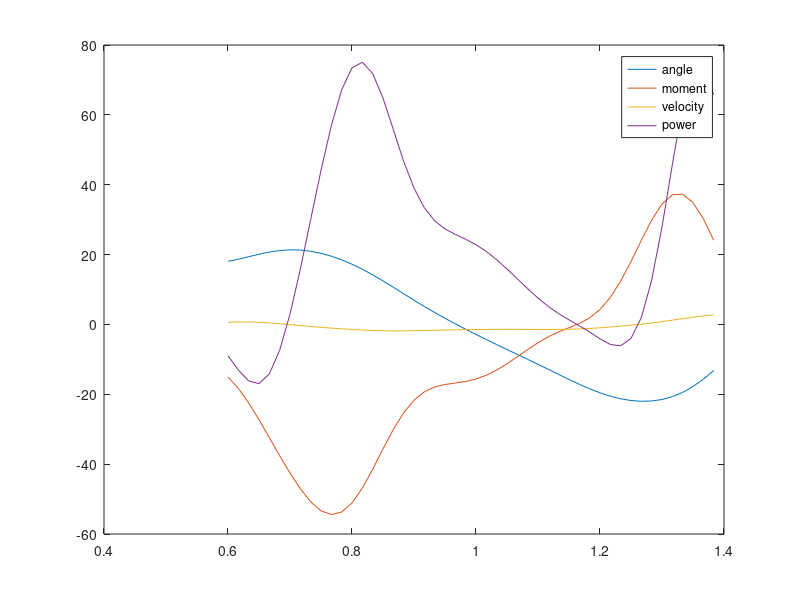
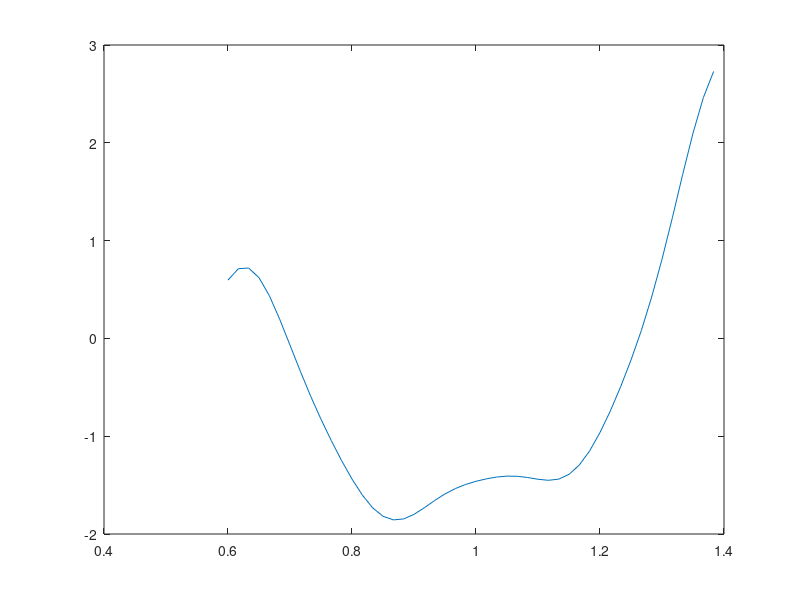
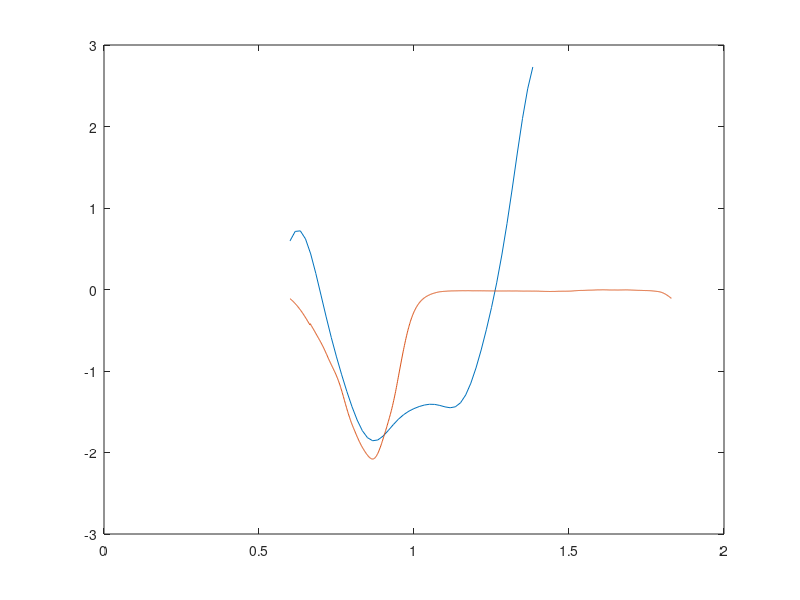

Source code (MATLAB) for these figures, in order:
data = load('DatStore.mat');

% Find approx joint angle derivatives
q_exp_temp = data.DatStore.q_exp;
dq_exp = diff(q_exp_temp);

% Lose time step with diff, adjust other variables
time = data.DatStore.time(1:end-1,:);
q_exp = data.DatStore.q_exp(1:end-1,:);
T_exp = data.DatStore.T_exp(1:end-1,:);

% Joint powers
P_exp = dq_exp .* T_exp;

figure(1)
plot(time,q_exp(:,1))
hold on
plot(time,T_exp(:,1))
plot(time,dq_exp(:,1))
plot(time,P_exp(:,1))

legend({'angle','moment','velocity','power'})

figure(2)
plot(time,dq_exp(:,1))

[max_dq,max_time] = max(-dq_exp(:,1));
time(max_time)
[max_P,max_time] = max(P_exp(:,1));
time(max_time)

DingExoCurves = load('DingExoCurves.mat');
figure(3)
plot(time,dq_exp(:,1))
hold on
plot(DingExoCurves.time,-DingExoCurves.eslp.F/100)
